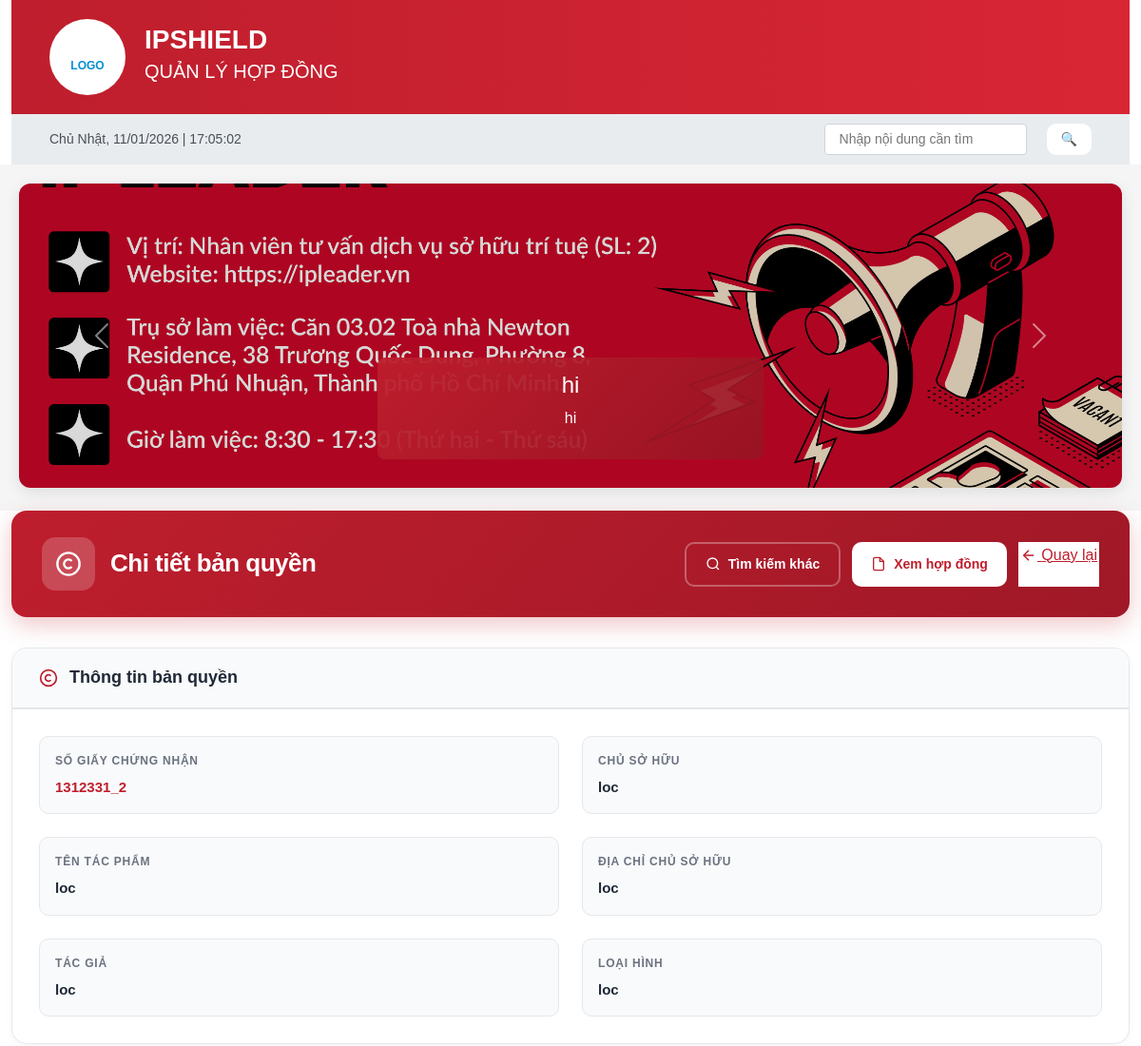
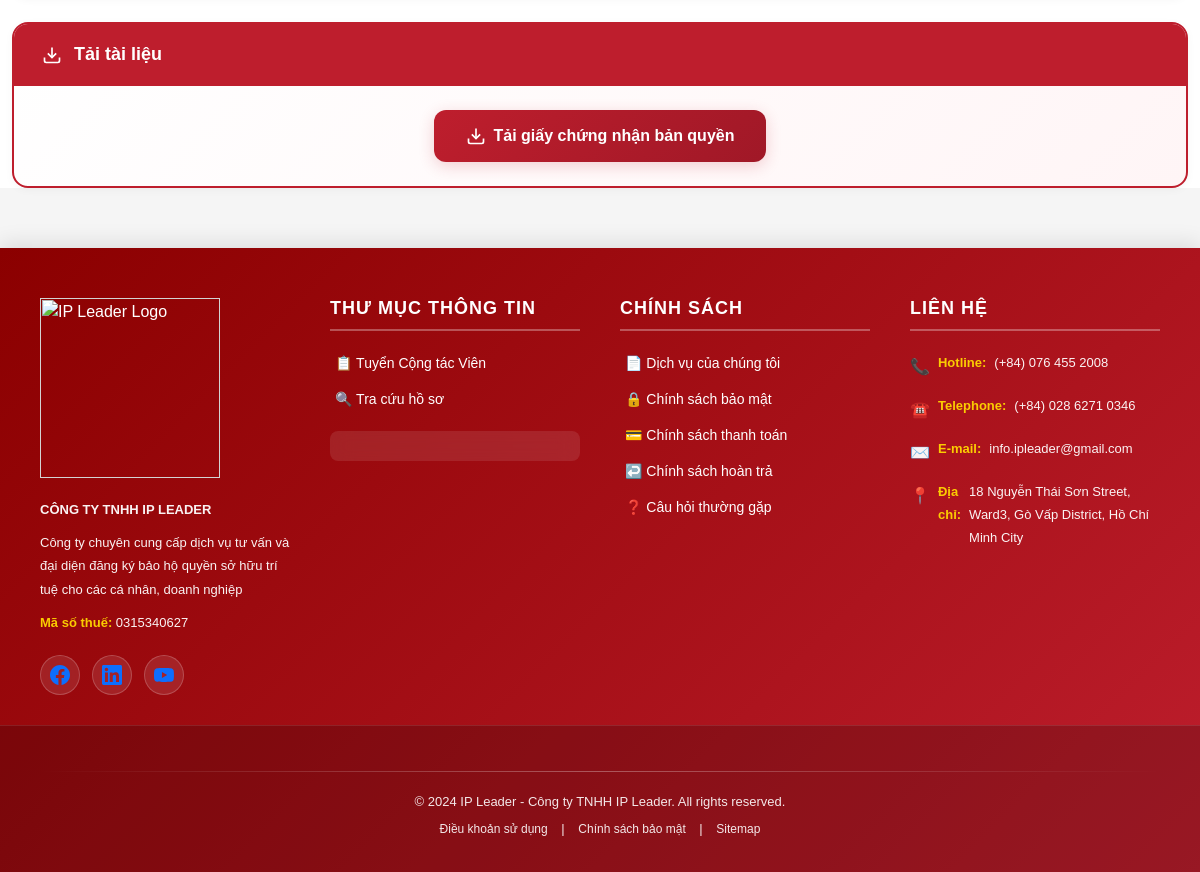
Screenshot of /copyright/6/ with the database file from the repository (2 pictures, top to bottom).
### ipshieldapp/models.py (models this page shows, shortened)
class Slider(models.Model):
    title = models.CharField(max_length=255)
    description = models.CharField(max_length=255, blank=True)
    image = models.ImageField(upload_to='sliders/')
    is_active = models.BooleanField(default=True)

class CopyrightService(models.Model):
    contract = models.ForeignKey(
        Contract,
        on_delete=models.CASCADE,
        related_name='copyrights'
    )
    work_name = models.CharField(
        max_length=255,
        blank=True,
        null=True,
        verbose_name='Tên tác phẩm'
    )
    author = models.CharField(
        max_length=255,
        blank=True,
        null=True,
        verbose_name='Tác giả'
    )
    owner = models.CharField(
        max_length=255,
        blank=True,
        null=True,
        verbose_name='Chủ sở hữu'
    )
    owner_address = models.CharField(
        max_length=255,
        blank=True,
        null=True,
        verbose_name='Địa chỉ chủ sở hữu'
    )
    type = models.CharField(
        max_length=255,
        blank=True,
        null=True,
        verbose_name='Loại hình tác phẩm'
    )
    certificate_no = models.CharField(
        max_length=50,
        unique=True,
        blank=True,
        null=True,
        verbose_name='Số chứng nhận'
    )
    certificate_file = models.FileField(
        upload_to='images/certificates/',
        blank=True,
        null=True,
        verbose_name='File chứng nhận'
    )
    class Meta:
        verbose_name = 'Bản quyền'
        verbose_name_plural = 'Bản quyền'

### ipshieldapp/views.py (the view)
# urls.py: path('copyright/<int:copyright_id>/', views.copyright_detail, name='copyright_detail'),
def copyright_detail(request, copyright_id):
    copyright = get_object_or_404(CopyrightService, id=copyright_id)
    contract = copyright.contract
    context = {
        'copyright': copyright,
        'contract': contract,
    }
    return render(request, 'copyright_detail.html', context)

### templates/copyright_detail.html (shortened to what this page needs)
{% extends "base.html" %}
{% block body_block %}
{% load static %}
<div class="container mt-4">
    <div class="copyright-header">
        <div class="header-left">
            <div class="icon-wrapper">
                <svg width="28" height="28" viewBox="0 0 24 24" fill="none" stroke="currentColor" stroke-width="2">
                    <circle cx="12" cy="12" r="10"></circle>
                    <path d="M15 9.354a4 4 0 1 0 0 5.292"></path>
                </svg>
            </div>
            <h2 class="mb-0">Chi tiết bản quyền</h2>
        </div>
        <div class="header-actions">
            <a href="{% url 'copyright_search' %}" class="btn btn-outline">
                <svg width="16" height="16" viewBox="0 0 24 24" fill="none" stroke="currentColor" stroke-width="2">
                    <circle cx="11" cy="11" r="8"></circle>
                    <path d="m21 21-4.35-4.35"></path>
                </svg>
                Tìm kiếm khác
            </a>
            <a href="{% url 'contract_detail' id=contract.id %}" class="btn btn-primary">
                <svg width="16" height="16" viewBox="0 0 24 24" fill="none" stroke="currentColor" stroke-width="2">
                    <path d="M14 2H6a2 2 0 0 0-2 2v16a2 2 0 0 0 2 2h12a2 2 0 0 0 2-2V8z"></path>
                    <polyline points="14 2 14 8 20 8"></polyline>
                </svg>
                Xem hợp đồng
            </a>
            <a href="{% url 'contract_copyright_search' %}" class="btn-back">
                <svg width="18" height="18" viewBox="0 0 24 24" fill="none" stroke="currentColor" stroke-width="2">
                    <line x1="19" y1="12" x2="5" y2="12"></line>
                    <polyline points="12 19 5 12 12 5"></polyline>
                </svg>
                Quay lại
            </a>
        </div>
    </div>
    <div class="info-card mb-4">
        <div class="card-header">
            <svg width="20" height="20" viewBox="0 0 24 24" fill="none" stroke="currentColor" stroke-width="2">
                <circle cx="12" cy="12" r="10"></circle>
                <path d="M15 9.354a4 4 0 1 0 0 5.292"></path>
            </svg>
            <h5 class="mb-0">Thông tin bản quyền</h5>
        </div>
        <div class="card-body">
            <div class="row">
                <div class="col-md-6">
                    <div class="detail-grid">
                        <div class="detail-item">
                            <span class="detail-label">Số giấy chứng nhận</span>
                            <span class="detail-value text-primary fw-bold">{{ copyright.certificate_no }}</span>
                        </div>
                        <div class="detail-item">
                            <span class="detail-label">Tên tác phẩm</span>
                            <span class="detail-value">{{ copyright.work_name }}</span>
                        </div>
                        <div class="detail-item">
                            <span class="detail-label">Tác giả</span>
                            <span class="detail-value">{{ copyright.author }}</span>
                        </div>
                    </div>
                </div>
                <div class="col-md-6">
                    <div class="detail-grid">
                        <div class="detail-item">
                            <span class="detail-label">Chủ sở hữu</span>
                            <span class="detail-value">{{ copyright.owner }}</span>
                        </div>
                        <div class="detail-item">
                            <span class="detail-label">Địa chỉ chủ sở hữu</span>
                            <span class="detail-value">{{ copyright.owner_address }}</span>
                        </div>
                        <div class="detail-item">
                            <span class="detail-label">Loại hình</span>
                            <span class="detail-value">{{ copyright.type }}</span>
                        </div>
                    </div>
                </div>
            </div>
        </div>
    </div>
    {% if copyright.certificate_file %}
    <div class="card mb-4 download-card">
        <div class="card-header">
            <svg width="20" height="20" viewBox="0 0 24 24" fill="none" stroke="currentColor" stroke-width="2">
                <path d="M21 15v4a2 2 0 0 1-2 2H5a2 2 0 0 1-2-2v-4"></path>
                <polyline points="7 10 12 15 17 10"></polyline>
                <line x1="12" y1="15" x2="12" y2="3"></line>
            </svg>
            <h5 class="mb-0">Tải tài liệu</h5>
        </div>
        <div class="card-body text-center py-4">
            <a href="{% url 'download_copyright_certificate' copyright.id %}"
               class="btn btn-download">
                <svg width="20" height="20" viewBox="0 0 24 24" fill="none"
                     stroke="currentColor" stroke-width="2">
                    <path d="M21 15v4a2 2 0 0 1-2 2H5a2 2 0 0 1-2-2v-4"></path>
                    <polyline points="7 10 12 15 17 10"></polyline>
                    <line x1="12" y1="15" x2="12" y2="3"></line>
                </svg>
                Tải giấy chứng nhận bản quyền
            </a>
        </div>
    </div>
    {% endif %}
</div>
{% endblock %}

### templates/base.html (shortened to what this page needs)
{% load static %}
<head>
    <link href="https://cdn.jsdelivr.net/npm/bootstrap@5.3.8/dist/css/bootstrap.min.css" rel="stylesheet">
    <link href="{% static 'css/base.css' %}" rel="stylesheet">
</head>
    <div class="container">
        <div class="header">
            <div class="header-logo">
                <br>LOGO
            </div>
            <div class="header-title">
                <h1>IPSHIELD</h1>
                <h2>QUẢN LÝ HỢP ĐỒNG</h2>
            </div>
        </div>
                <div class="top-bar">
           <div id="realtime-clock"></div>
            <div class="language-selector d-flex align-items-center gap-3">
                 <input type="text" placeholder="Nhập nội dung cần tìm"
                    style="margin-left: 20px; padding: 5px 15px; border: 1px solid #ced4da; border-radius: 4px;">
                <button class="btn btn-primary" style="padding: 6px 15px; margin-left: 5px;">🔍</button>
            </div>
            </div>
        </div>
<div class="carousel-section" style="margin:20px; box-shadow:0 4px 15px rgba(0,0,0,0.1); border-radius:12px; overflow:hidden;">
    <div id="mainCarousel" class="carousel slide" data-bs-ride="carousel" data-bs-interval="3500">
        <div class="carousel-inner">
            {% for slider in sliders %}
            <div class="carousel-item {% if forloop.first %}active{% endif %}">
                <img src="{{ slider.image.url }}"
                     class="d-block w-100"
                     alt="{{ slider.title }}"
                     style="height:320px; object-fit:cover; filter:brightness(0.85);">
                <div class="carousel-caption d-none d-md-block"
                     style="background:linear-gradient(135deg, rgba(190,30,45,.95), rgba(150,20,35,.9));
                            padding:15px 30px;
                            border-radius:8px;
                            bottom:30px;
                            left:50%;
                            transform:translateX(-50%);
                            max-width:80%;">
                    <h4>{{ slider.title }}</h4>
                    <p>{{ slider.description }}</p>
                </div>
            </div>
            {% endfor %}
        </div>
        <button class="carousel-control-prev" type="button" data-bs-target="#mainCarousel" data-bs-slide="prev">
            <span class="carousel-control-prev-icon"></span>
        </button>
        <button class="carousel-control-next" type="button" data-bs-target="#mainCarousel" data-bs-slide="next">
            <span class="carousel-control-next-icon"></span>
        </button>
    </div>
</div>
 {% block body_block %}
              {% endblock %}
    <footer class="site-footer">
        <div class="footer-content">
            <div class="footer-section">
                <div class="footer-logo">
                    <img src="https://ipleader.vn/wp-content/uploads/2021/01/IPLEADER-LOGO-WHITE-01.png" alt="IP Leader Logo" width="180px">
                </div>
                <p class="company-name">CÔNG TY TNHH IP LEADER</p>
                <p class="company-desc">Công ty chuyên cung cấp dịch vụ tư vấn và đại diện đăng ký bảo hộ quyền sở hữu trí tuệ cho các cá nhân, doanh nghiệp</p>
                <p><strong>Mã số thuế:</strong> 0315340627</p>
                <div class="social-icons">
                    <a href="#" class="social-icon facebook" title="Facebook">
                    </a>
                    <a href="#" class="social-icon linkedin" title="LinkedIn">
                    </a>
                    <a href="#" class="social-icon youtube" title="YouTube">
                    </a>
                </div>
            </div>
            <div class="footer-section">
                <h5>Thư mục thông tin</h5>
                <ul>
                    <li><a href="#">📋 Tuyển Cộng tác Viên</a></li>
                    <li><a href="#">🔍 Tra cứu hồ sơ</a></li>
                </ul>
                <div class="certification-badge">
                </div>
            </div>
            <div class="footer-section">
                <h5>Chính sách</h5>
                <ul>
                    <li><a href="#">📄 Dịch vụ của chúng tôi</a></li>
                    <li><a href="#">🔒 Chính sách bảo mật</a></li>
                    <li><a href="#">💳 Chính sách thanh toán</a></li>
                    <li><a href="#">↩️ Chính sách hoàn trả</a></li>
                    <li><a href="#">❓ Câu hỏi thường gặp</a></li>
                </ul>
            </div>
            <div class="footer-section">
                <h5>Liên hệ</h5>
                <div class="contact-info">
                    <p><span class="contact-icon">📞</span> <strong>Hotline:</strong> (+84) 076 455 2008</p>
                    <p><span class="contact-icon">☎️</span> <strong>Telephone:</strong>(+84) 028 6271 0346</p>
                    <p><span class="contact-icon">✉️</span> <strong>E-mail:</strong> info.ipleader@gmail.com</p>
                    <p><span class="contact-icon">📍</span> <strong>Địa chỉ:</strong>18 Nguyễn Thái Sơn Street, Ward3, Gò Vấp District, Hồ Chí Minh City</p>
                </div>
            </div>
        </div>
        <div class="footer-bottom">
            <div class="footer-divider"></div>
            <p>© 2024 IP Leader - Công ty TNHH IP Leader. All rights reserved.</p>
            <p class="footer-links">
                <a href="#">Điều khoản sử dụng</a> |
                <a href="#">Chính sách bảo mật</a> |
                <a href="#">Sitemap</a>
            </p>
        </div>
    </footer>

### rows the page displays
Slider: image (picture), title "hi", description "hi"
CopyrightService: certificate_no "1312331_2", work_name "loc", author "loc", owner "loc", owner_address "loc", type "loc"
